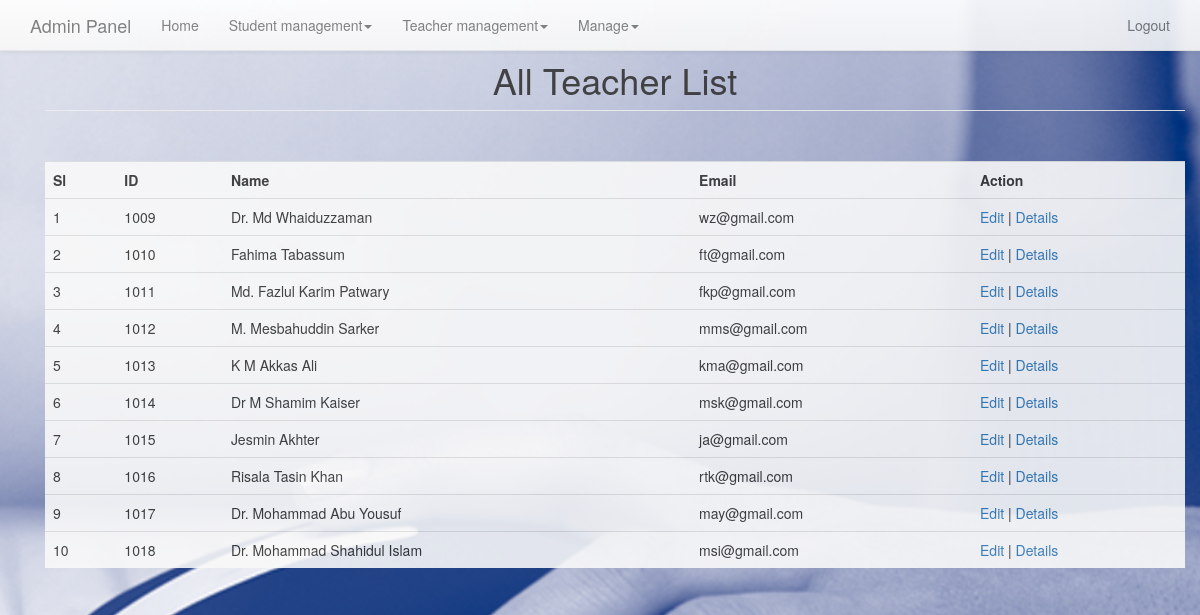
Screenshot of /admin/teacher_list.php (signed in) with the database file from the repository.
### tables this page shows
CREATE TABLE `teacher` (
  `t_id` int(11) NOT NULL,
  `t_name` varchar(100) NOT NULL,
  `t_uname` varchar(100) NOT NULL,
  `t_password` varchar(100) NOT NULL,
  `t_email` varchar(100) NOT NULL
);

### includes/function.php (called while the page is built, shortened)
<?php
function is_admin_Loggedin(){
	if (isset($_SESSION['admin_id']) and isset($_SESSION['admin_username'])) {
			return true;
	} else {
		return false;
	}
}
?>

### admin/teacher_list.php (the view)
<?php
  include('header.php');
?>
<?php if(is_admin_Loggedin()):?>
  <div class="container fluid">
  	<h1 class="sub-header" align="center">All Teacher List </h1>
    <br><br>
  	 <table class="table">
  	 	 <tr>
  	 	 	<th>Sl</th>
  	 	 	<th>ID</th>
  	 	 	<th>Name</th>
  	 	 	<th>Email</th>
  	 	 	<th>Action</th>
  	 	 </tr>
  	 	  <?php
        $query = $db->query("SELECT * FROM `teacher`  ");
        $i=1;
        if($query->num_rows>0) {
          while($row = $query->fetch_assoc()) {
            echo '<tr><td>'.$i.'</td><td>'.$row['t_id'].'</td><td>'.$row['t_name'].'</td><td>'.$row['t_email'].'</td><td><a href="?action=edit&id='.$row['t_id'].'">Edit</a> | <a href="?action=details&id='.$row['t_id'].'">Details</a></td></tr>';
         $i++; }
        } else {
          echo '<tr><td>No Student to Display</td></tr>';
        }
      ?>
  	 </table>
  </div>
<?php else:?>
<?php header('Location: signin.php');?>
<?php endif?>
<?php
  include('footer.php');
?>

### assets/css/dashboard.css (style rules this page uses)
body { padding-top: 50px; }
.sub-header { padding-bottom: 10px; border-bottom: 1px solid #eee; }

### assets/css/carousel.css (style rules this page uses)
body { padding-bottom: 40px; color: #5a5a5a; }

### assets/css/signin.css (style rules this page uses)
body { padding-top: 40px; padding-bottom: 40px; background-color: #eee; }

### admin/header.php (style rules this page uses)
body { background-image: url("../assets/img/banner-bg.jpg"); height: 100vh; -webkit-background-size: cover; background-size: cover; background-position: center; opacity: 0.9; background-attachment: fixed; }
tr { background-color: #f9f9f9 }

### rows the page displays
teacher: t_id "1009", t_name "Dr. Md Whaiduzzaman", t_email "wz@gmail.com"
teacher: t_id "1010", t_name "Fahima Tabassum", t_email "ft@gmail.com"
teacher: t_id "1011", t_name "Md. Fazlul Karim Patwary", t_email "fkp@gmail.com"
teacher: t_id "1012", t_name "M. Mesbahuddin Sarker", t_email "mms@gmail.com"
teacher: t_id "1013", t_name "K M Akkas Ali", t_email "kma@gmail.com"
teacher: t_id "1014", t_name "Dr M Shamim Kaiser", t_email "msk@gmail.com"
teacher: t_id "1015", t_name "Jesmin Akhter", t_email "ja@gmail.com"
teacher: t_id "1016", t_name "Risala Tasin Khan", t_email "rtk@gmail.com"
teacher: t_id "1017", t_name "Dr. Mohammad Abu Yousuf", t_email "may@gmail.com"
teacher: t_id "1018", t_name "Dr. Mohammad Shahidul Islam", t_email "msi@gmail.com"
